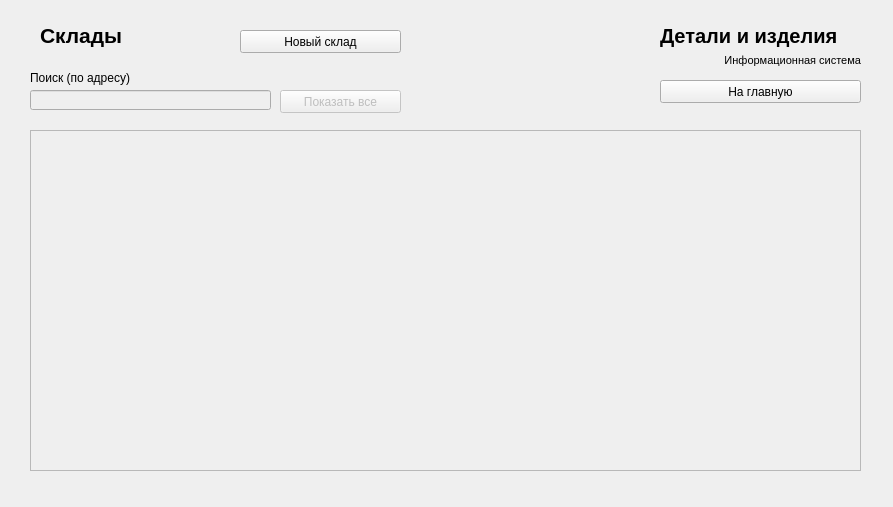
<?xml version="1.0" encoding="UTF-8"?>
<ui version="4.0">
 <class>StoragesWindow</class>
 <widget class="QMainWindow" name="StoragesWindow">
  <property name="geometry">
   <rect>
    <x>0</x>
    <y>0</y>
    <width>893</width>
    <height>507</height>
   </rect>
  </property>
  <property name="windowTitle">
   <string>Склады - Детали и изделия</string>
  </property>
  <widget class="QWidget" name="centralwidget">
   <widget class="QScrollArea" name="StoragesArea">
    <property name="geometry">
     <rect>
      <x>30</x>
      <y>130</y>
      <width>831</width>
      <height>341</height>
     </rect>
    </property>
    <property name="widgetResizable">
     <bool>true</bool>
    </property>
    <widget class="QWidget" name="StoragesAreaContent">
     <property name="geometry">
      <rect>
       <x>0</x>
       <y>0</y>
       <width>829</width>
       <height>339</height>
      </rect>
     </property>
     <layout class="QVBoxLayout" name="verticalLayout"/>
    </widget>
   </widget>
   <widget class="QPushButton" name="CreateStoreButton">
    <property name="geometry">
     <rect>
      <x>240</x>
      <y>30</y>
      <width>161</width>
      <height>23</height>
     </rect>
    </property>
    <property name="text">
     <string>Новый склад</string>
    </property>
   </widget>
   <widget class="QPushButton" name="CloseButton">
    <property name="geometry">
     <rect>
      <x>660</x>
      <y>80</y>
      <width>201</width>
      <height>23</height>
     </rect>
    </property>
    <property name="text">
     <string>На главную</string>
    </property>
   </widget>
   <widget class="QLabel" name="label">
    <property name="geometry">
     <rect>
      <x>40</x>
      <y>20</y>
      <width>171</width>
      <height>31</height>
     </rect>
    </property>
    <property name="font">
     <font>
      <pointsize>16</pointsize>
      <weight>75</weight>
      <bold>true</bold>
     </font>
    </property>
    <property name="text">
     <string>Склады</string>
    </property>
   </widget>
   <widget class="QLabel" name="label_2">
    <property name="geometry">
     <rect>
      <x>30</x>
      <y>70</y>
      <width>351</width>
      <height>16</height>
     </rect>
    </property>
    <property name="text">
     <string>Поиск (по адресу)</string>
    </property>
   </widget>
   <widget class="QLineEdit" name="SearchInput">
    <property name="enabled">
     <bool>false</bool>
    </property>
    <property name="geometry">
     <rect>
      <x>30</x>
      <y>90</y>
      <width>241</width>
      <height>20</height>
     </rect>
    </property>
   </widget>
   <widget class="QLabel" name="label_5">
    <property name="geometry">
     <rect>
      <x>660</x>
      <y>20</y>
      <width>201</width>
      <height>31</height>
     </rect>
    </property>
    <property name="font">
     <font>
      <pointsize>15</pointsize>
      <weight>75</weight>
      <bold>true</bold>
     </font>
    </property>
    <property name="text">
     <string>Детали и изделия</string>
    </property>
   </widget>
   <widget class="QLabel" name="label_6">
    <property name="geometry">
     <rect>
      <x>660</x>
      <y>50</y>
      <width>201</width>
      <height>21</height>
     </rect>
    </property>
    <property name="font">
     <font>
      <pointsize>8</pointsize>
     </font>
    </property>
    <property name="text">
     <string>Информационная система</string>
    </property>
    <property name="alignment">
     <set>Qt::AlignRight|Qt::AlignTrailing|Qt::AlignVCenter</set>
    </property>
   </widget>
   <widget class="QPushButton" name="ResetSearchButton">
    <property name="enabled">
     <bool>false</bool>
    </property>
    <property name="geometry">
     <rect>
      <x>280</x>
      <y>90</y>
      <width>121</width>
      <height>23</height>
     </rect>
    </property>
    <property name="text">
     <string>Показать все</string>
    </property>
   </widget>
  </widget>
 </widget>
 <resources/>
 <connections/>
</ui>
